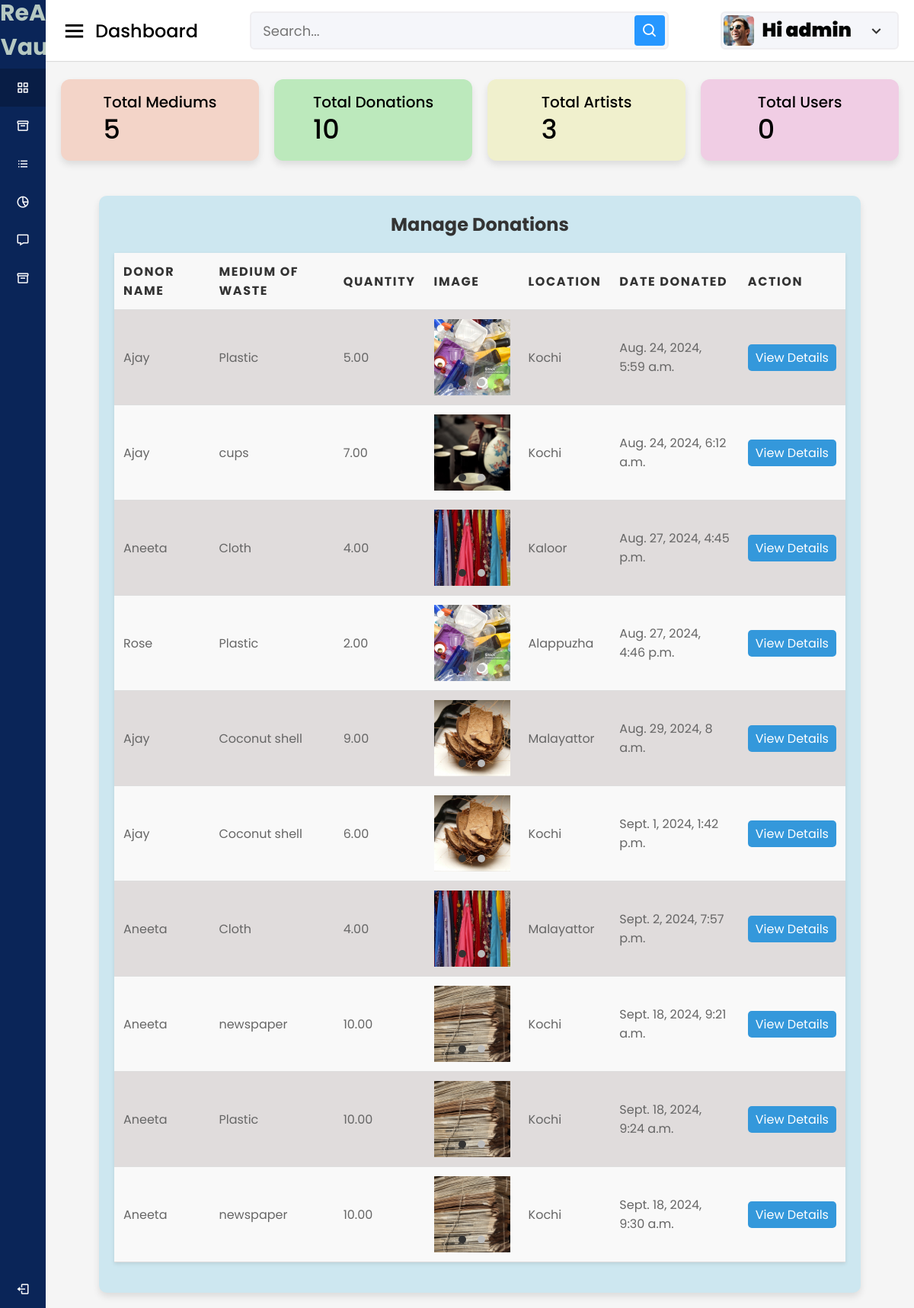
/adminclick/donation_listview/ (signed in), run on the app's committed database.
### accounts/models.py (models this page shows, shortened)
class Adminclick(models.Model):
    user = models.OneToOneField(User, on_delete = models.CASCADE)
    phone = models.IntegerField(default=99999999)
    profile_pic = models.ImageField(upload_to= 'picture/admin/admin.jpg', null=True)

class Donors(models.Model):
    user = models.OneToOneField(User, on_delete = models.CASCADE)
    phone = models.IntegerField(default=99999999)
    profile_pic = models.ImageField(upload_to= 'picture/donor', null=True,default='picture/donor/hi.jpg')

### donors/models.py (models this page shows, shortened)
class Donation(models.Model):
    donor = models.ForeignKey(Donors, on_delete=models.CASCADE)
    medium_of_waste = models.ForeignKey(MediumOfWaste, on_delete=models.CASCADE)
    quantity = models.DecimalField(max_digits=10, decimal_places=2)
    location = models.CharField(max_length=255)
    date_donated = models.DateTimeField(auto_now_add=True)
    STATUS_CHOICES = [
        ('pending','Pending'),
        ('accepted','Accepted'),
        ('rejected','Rejected'),
    ]
    status = models.CharField(max_length=10, choices=STATUS_CHOICES, default='pending')

class DonationImage(models.Model):
    donation = models.ForeignKey(Donation, on_delete=models.CASCADE, related_name='images')
    image=models.ImageField(upload_to='picture/donor')

### adminclick/models.py (models this page shows, shortened)
class MediumOfWaste(models.Model):
    name = models.CharField(max_length=255)
    description = models.TextField(blank=True, null=True)
    rate=models.DecimalField(max_digits=10,decimal_places=2,default=0.00)

### adminclick/views.py (the view)
# urls.py: path('donation_listview/', views.donation_listview, name='donation_listview'),
@login_required
@never_cache
def donation_listview(request):
    adminclick= request.user.adminclick
    total_medium_of_waste=MediumOfWaste.objects.count()
    total_donations=Donation.objects.count()
    total_artists=Artist.objects.count()
    donations = Donation.objects.select_related('donor', 'medium_of_waste').all()
    context={
    'donations': donations,
    'adminclick':adminclick,
    'total_medium_of_waste':total_medium_of_waste,
    'total_donations':total_donations,
    'total_artists':total_artists
    }
    return render(request, 'admin/donation_list.html', context)

### cart/context_processors.py (called while the page is built, shortened)
def counter(request):
    cart_count=0
    if 'admin' in request.path:
        return{}
    return dict(cart_count=cart_count)

### category/context_processors.py (called while the page is built)
def menu_links(request):
    links = Category.objects.all()
    return dict(links=links)

### template/admin/donation_list.html (shortened to what this page needs)
{% load static %}
<!DOCTYPE html>
<html lang="en" dir="ltr">
<head>
  <link rel="stylesheet" href="{% static 'assets/css/styles.css' %}">
  <link href='https://unpkg.com/boxicons@2.0.7/css/boxicons.min.css' rel='stylesheet'>
</head>
<body>
  <div class="sidebar">
    <div class="logo-details">
      <span class="logo_name" style="font-size: 30px; text-align: center; font-weight: 700; color: #b5c8c1;">ReArt Vault</span>
    </div>
    <ul class="nav-links">
      <li>
        <a href="{% url 'admin_dashboard' %}" class="active">
          <i class='bx bx-grid-alt'></i>
          <span class="links_name">Admin Dashboard</span>
        </a>
      </li>
      <li>
        <a href="{% url 'add_medium_of_waste' %}">
          <i class='bx bx-box'></i>
          <span class="links_name">Add Medium </span>
        </a>
      </li>
      <li>
        <a href="{% url 'approve_artists' %}">
          <i class='bx bx-list-ul'></i>
          <span class="links_name">Manage Artists</span>
        </a>
      </li>
      <li>
        <a href="{% url 'donation_listview' %}">
          <i class='bx bx-pie-chart-alt-2'></i>
          <span class="links_name">Manage Donations</span>
        </a>
      </li>
      <li>
        <a href="{% url 'set_rates' %}">
          <i class='bx bx-message'></i>
          <span class="links_name">Set Pricing</span>
        </a>
      </li>
      <li>
        <a href="{% url 'add_category' %}">
          <i class='bx bx-box'></i>
          <span class="links_name">Add Category</span>
        </a>
      </li>
      <li class="log_out">
        <a href="{% url 'userlogout' %}">
          <i class='bx bx-log-out'></i>
          <span class="links_name">Log out</span>
        </a>
      </li>
    </ul>
  </div>
  <section class="home-section">
    <nav>
      <div class="sidebar-button">
        <i class='bx bx-menu sidebarBtn'></i>
        <span class="dashboard"> Dashboard</span>
      </div>
      <div class="search-box">
        <input type="text" placeholder="Search...">
        <i class='bx bx-search'></i>
      </div>
      <div class="profile-details">
        <img src="{{adminclick.profile_pic.url}}" alt="">
        <span class="admin_name" style="font-size: 25px; font-weight: 900; color: #010302;">Hi {{user.username}}</span>
        <i class='bx bx-chevron-down'></i>
      </div>
    </nav>
    <body>
      <div class="home-content">
        <div class="overview-boxes">
          <div class="box" style="background-color:rgb(243, 212, 200);">
            <div class="right-side">
              <div class="box-topic">Total Mediums</div>
              <div class="number">{{ total_medium_of_waste }}</div>
            </div>
          </div>
          <div class="box" style="background-color:rgb(188, 233, 188);">
            <div class="right-side">
              <div class="box-topic">Total Donations</div>
              <div class="number">{{total_donations}}</div>
            </div>
          </div>
          <div class="box" style="background-color:rgb(240, 240, 205);">
            <div class="right-side">
              <div class="box-topic">Total Artists</div>
              <div class="number"> {{total_artists}}</div>
            </div>
          </div>
          <div class="box" style="background-color:rgb(240, 205, 228);">
            <div class="right-side">
              <div class="box-topic">Total Users</div>
              <div class="number">0</div>
            </div>
          </div>
        </div>
          <div class="sales-boxes">
            <div class="recent-sales box" style="background-color: rgb(205, 231, 240); padding: 20px; border-radius: 10px; width:1000px;">
                <div class="title" style="font-size: 24px; font-weight: bold; margin-bottom: 20px;">Manage Donations</div>
                <table class="table">
                    <thead>
                        <tr>
                            <th>Donor Name</th>
                            <th>Medium of Waste</th>
                            <th>Quantity</th>
                            <th>Image</th>
                            <th>Location</th>
                            <th>Date Donated</th>
                            <th>Action</th>
                        </tr>
                    </thead>
                    <tbody>
                      {% for donation in donations %}
                      <tr>
                          <td>{{ donation.donor.user.username }}</td>
                          <td>{{ donation.medium_of_waste.name }}</td>
                          <td>{{ donation.quantity }}</td>
                          <td>
                            {% if donation.images.exists %}
                                <div class="image-carousel" data-index="0">
                                    {% for image in donation.images.all %}
                                        <img src="{{ image.image.url }}" alt="image of waste" {% if forloop.first %}class="active"{% endif %}>
                                    {% endfor %}
                                    <div class="carousel-nav">
                                        {% for image in donation.images.all %}
                                            <span {% if forloop.first %}class="active"{% endif %}></span>
                                        {% endfor %}
                                    </div>
                                </div>
                            {% else %}
                                No picture
                            {% endif %}
                        </td>
                          <td>{{ donation.location }}</td>
                          <td>{{ donation.date_donated }}</td>
                          <td>
                              <a href="{% url 'donation_detail' donation.pk %}" class="btn-view">View Details</a>
                          </td>
                      </tr>
                  {% endfor %}
                    </tbody>
                </table>
            </div>
        </div>
    </body>
    </html>

### static/assets/css/styles.css (style rules this page uses)
* { margin: 0; padding: 0; box-sizing: border-box; font-family: 'Poppins', sans-serif; }
.sidebar { position: fixed; height: 100%; width: 240px; background: #0A2558; transition: all 0.5s ease; }
.sidebar .logo-details { height: 80px; display: flex; align-items: center; }
.sidebar .logo-details .logo_name { color: #fff; font-size: 24px; font-weight: 500; }
.sidebar .nav-links { margin-top: 10px; }
.sidebar .nav-links li { position: relative; list-style: none; height: 50px; }
.sidebar .nav-links li a { height: 100%; width: 100%; display: flex; align-items: center; text-decoration: none; transition: all 0.4s ease; }
.sidebar .nav-links li a.active { background: #081D45; }
.sidebar .nav-links li i { min-width: 60px; text-align: center; font-size: 18px; color: #fff; }
.sidebar .nav-links li a .links_name { color: #fff; font-size: 15px; font-weight: 400; white-space: nowrap; }
.sidebar .nav-links .log_out { position: absolute; bottom: 0; width: 100%; }
.home-section { position: relative; background: #f5f5f5; min-height: 100vh; width: calc(100% - 240px); left: 240px; transition: all 0.5s ease; }
.home-section nav { display: flex; justify-content: space-between; height: 80px; background: #fff; display: flex; align-items: center; position: fixed; width: calc(100% - 240px); left: 240px; z-index: 100; padding: 0 20px; box-shadow: 0 1px 1px rgba(0, 0, 0, 0.1); transition: all 0.5s ease; }
.home-section nav .sidebar-button { display: flex; align-items: center; font-size: 24px; font-weight: 500; }
nav .sidebar-button i { font-size: 35px; margin-right: 10px; }
.home-section nav .search-box { position: relative; height: 50px; max-width: 550px; width: 100%; margin: 0 20px; }
nav .search-box input { height: 100%; width: 100%; outline: none; background: #F5F6FA; border: 2px solid #EFEEF1; border-radius: 6px; font-size: 18px; padding: 0 15px; }
nav .search-box .bx-search { position: absolute; height: 40px; width: 40px; background: #2697FF; right: 5px; top: 50%; transform: translateY(-50%); border-radius: 4px; line-height: 40px; text-align: center; color: #fff; font-size: 22px; transition: all 0.4 ease; }
.home-section nav .profile-details { display: flex; align-items: center; background: #F5F6FA; border: 2px solid #EFEEF1; border-radius: 6px; height: 50px; min-width: 190px; padding: 0 15px 0 2px; }
nav .profile-details img { height: 40px; width: 40px; border-radius: 6px; object-fit: cover; }
nav .profile-details .admin_name { font-size: 15px; font-weight: 500; color: #333; margin: 0 10px; white-space: nowrap; }
nav .profile-details i { font-size: 25px; color: #333; }
.home-section .home-content { position: relative; padding-top: 104px; }
.home-content .overview-boxes { display: flex; align-items: center; justify-content: space-between; flex-wrap: wrap; padding: 0 20px; margin-bottom: 26px; }
.overview-boxes .box { display: flex; align-items: center; justify-content: center; width: calc(100% / 4 - 15px); background: #fff; padding: 15px 14px; border-radius: 12px; box-shadow: 0 5px 10px rgba(0,0,0,0.1); }
.overview-boxes .box-topic { font-size: 20px; font-weight: 500; }
.home-content .box .number { display: inline-block; font-size: 35px; margin-top: -6px; font-weight: 500; }
.home-content .sales-boxes { display: flex; justify-content: space-between; }
.home-content .sales-boxes .recent-sales { width: 65%; background: #fff; padding: 20px 30px; margin: 0 20px; border-radius: 12px; box-shadow: 0 5px 10px rgba(0, 0, 0, 0.1); }
.sales-boxes .box .title { font-size: 24px; font-weight: 500; }
@media (max-width: 1240px) { .sidebar { width: 60px; } }
@media (max-width: 1240px) { .home-section { width: calc(100% - 60px); left: 60px; } }
@media (max-width: 1240px) { .home-section nav { width: calc(100% - 60px); left: 60px; } }

### data on the page
Adminclick: profile_pic (picture)
Donation: donor.user.username "Ajay", medium_of_waste.name "Plastic", quantity "5.00", location "Kochi", date_donated "Aug. 24, 2024, 5:59 a.m."
DonationImage: image (picture)
Donation: donor.user.username "Ajay", medium_of_waste.name "cups", quantity "7.00", location "Kochi", date_donated "Aug. 24, 2024, 6:12 a.m."
DonationImage: image (picture)
Donation: donor.user.username "Aneeta", medium_of_waste.name "Cloth", quantity "4.00", location "Kaloor", date_donated "Aug. 27, 2024, 4:45 p.m."
DonationImage: image (picture)
Donation: donor.user.username "Rose", medium_of_waste.name "Plastic", quantity "2.00", location "Alappuzha", date_donated "Aug. 27, 2024, 4:46 p.m."
DonationImage: image (picture)
Donation: donor.user.username "Ajay", medium_of_waste.name "Coconut shell", quantity "9.00", location "Malayattor", date_donated "Aug. 29, 2024, 8 a.m."
DonationImage: image (picture)
Donation: donor.user.username "Ajay", medium_of_waste.name "Coconut shell", quantity "6.00", location "Kochi", date_donated "Sept. 1, 2024, 1:42 p.m."
DonationImage: image (picture)
Donation: donor.user.username "Aneeta", medium_of_waste.name "Cloth", quantity "4.00", location "Malayattor", date_donated "Sept. 2, 2024, 7:57 p.m."
DonationImage: image (picture)
Donation: donor.user.username "Aneeta", medium_of_waste.name "newspaper", quantity "10.00", location "Kochi", date_donated "Sept. 18, 2024, 9:21 a.m."
DonationImage: image (picture)
Donation: donor.user.username "Aneeta", medium_of_waste.name "Plastic", quantity "10.00", location "Kochi", date_donated "Sept. 18, 2024, 9:24 a.m."
DonationImage: image (picture)
Donation: donor.user.username "Aneeta", medium_of_waste.name "newspaper", quantity "10.00", location "Kochi", date_donated "Sept. 18, 2024, 9:30 a.m."
DonationImage: image (picture)

### other printed values
{{ user.username }} "admin"
{{ total_medium_of_waste }} "5"
{{ total_donations }} "10"
{{ total_artists }} "3"
